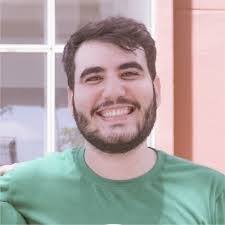
#> input picture computer-vision/book_practical_python_and_opencv/chapter 6/rapela.jpg, 225 x 225 px
$ python 6.9.py --image rapela.jpg
#> lines starting #> are read from the running program, lines starting #| are printed output that depends on the picture
import numpy as np
import cv2
import argparse

ap = argparse.ArgumentParser()

ap.add_argument("-i", "--image", required = True, help = "Path to the image")
args = vars(ap.parse_args())

image = cv2.imread(args["image"])
#> image is the input picture: shape (225, 225, 3); mean B, G, R 164.9, 166, 174
cv2.imshow("Original", image)

print(image.shape)
#| (225, 225, 3)

cropped = image[20:150, 60:170]
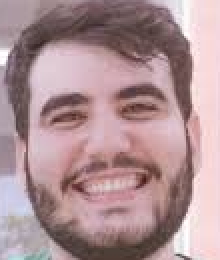
#> cropped: shape (130, 110, 3) (shown 2 times larger); mean B, G, R 148.8, 145.1, 173.8
cv2.imshow("Rapela's Face", cropped)
cv2.waitKey(0)
